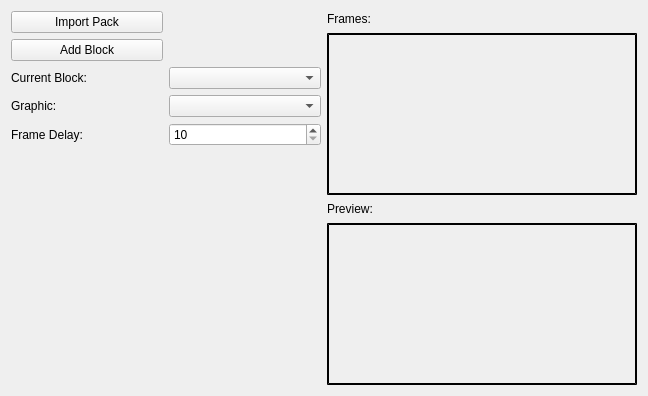
<?xml version="1.0" encoding="UTF-8"?>
<ui version="4.0">
 <class>anim_tiles_edit</class>
 <widget class="QWidget" name="anim_tiles_edit">
  <property name="geometry">
   <rect>
    <x>0</x>
    <y>0</y>
    <width>648</width>
    <height>396</height>
   </rect>
  </property>
  <property name="windowTitle">
   <string>Form</string>
  </property>
  <layout class="QGridLayout" name="gridLayout_2">
   <item row="0" column="0">
    <layout class="QHBoxLayout" name="horizontalLayout">
     <property name="rightMargin">
      <number>0</number>
     </property>
     <item>
      <layout class="QGridLayout" name="gridLayout">
       <item row="3" column="0">
        <widget class="QLabel" name="label_3">
         <property name="text">
          <string>Current Block:</string>
         </property>
        </widget>
       </item>
       <item row="4" column="0">
        <widget class="QLabel" name="label">
         <property name="text">
          <string>Graphic:</string>
         </property>
        </widget>
       </item>
       <item row="2" column="0">
        <widget class="QPushButton" name="addBlock_button">
         <property name="text">
          <string>Add Block</string>
         </property>
        </widget>
       </item>
       <item row="5" column="0">
        <widget class="QLabel" name="label_2">
         <property name="text">
          <string>Frame Delay:</string>
         </property>
        </widget>
       </item>
       <item row="6" column="1">
        <spacer name="verticalSpacer">
         <property name="orientation">
          <enum>Qt::Vertical</enum>
         </property>
         <property name="sizeHint" stdset="0">
          <size>
           <width>20</width>
           <height>40</height>
          </size>
         </property>
        </spacer>
       </item>
       <item row="3" column="1">
        <widget class="QComboBox" name="currentBlock_combo"/>
       </item>
       <item row="4" column="1">
        <widget class="QComboBox" name="graphic_combo"/>
       </item>
       <item row="5" column="1">
        <widget class="QSpinBox" name="frameDelay_spinBox">
         <property name="minimum">
          <number>10</number>
         </property>
         <property name="maximum">
          <number>9999</number>
         </property>
         <property name="value">
          <number>10</number>
         </property>
        </widget>
       </item>
       <item row="1" column="0">
        <widget class="QPushButton" name="pushButton">
         <property name="text">
          <string>Import Pack</string>
         </property>
        </widget>
       </item>
      </layout>
     </item>
     <item>
      <layout class="QGridLayout" name="gridLayout_3">
       <property name="bottomMargin">
        <number>0</number>
       </property>
       <item row="1" column="0">
        <widget class="animTileEdit" name="animTileFrames_widget" native="true">
         <property name="styleSheet">
          <string notr="true">border-width: 2px;
border-color: black;
border-style: outset;</string>
         </property>
        </widget>
       </item>
       <item row="0" column="0">
        <widget class="QLabel" name="label_4">
         <property name="maximumSize">
          <size>
           <width>16777215</width>
           <height>16</height>
          </size>
         </property>
         <property name="text">
          <string>Frames:</string>
         </property>
        </widget>
       </item>
       <item row="3" column="0">
        <widget class="animTitle" name="animTilePreview_widget" native="true">
         <property name="styleSheet">
          <string notr="true">border-width: 2px;
border-color: black;
border-style: outset;</string>
         </property>
        </widget>
       </item>
       <item row="2" column="0">
        <widget class="QLabel" name="label_5">
         <property name="maximumSize">
          <size>
           <width>16777215</width>
           <height>16</height>
          </size>
         </property>
         <property name="text">
          <string>Preview:</string>
         </property>
        </widget>
       </item>
      </layout>
     </item>
    </layout>
   </item>
  </layout>
 </widget>
 <customwidgets>
  <customwidget>
   <class>animTitle</class>
   <extends>QWidget</extends>
   <header>animtitle.h</header>
   <container>1</container>
  </customwidget>
  <customwidget>
   <class>animTileEdit</class>
   <extends>QWidget</extends>
   <header>animtileedit.h</header>
   <container>1</container>
  </customwidget>
 </customwidgets>
 <resources/>
 <connections/>
</ui>
